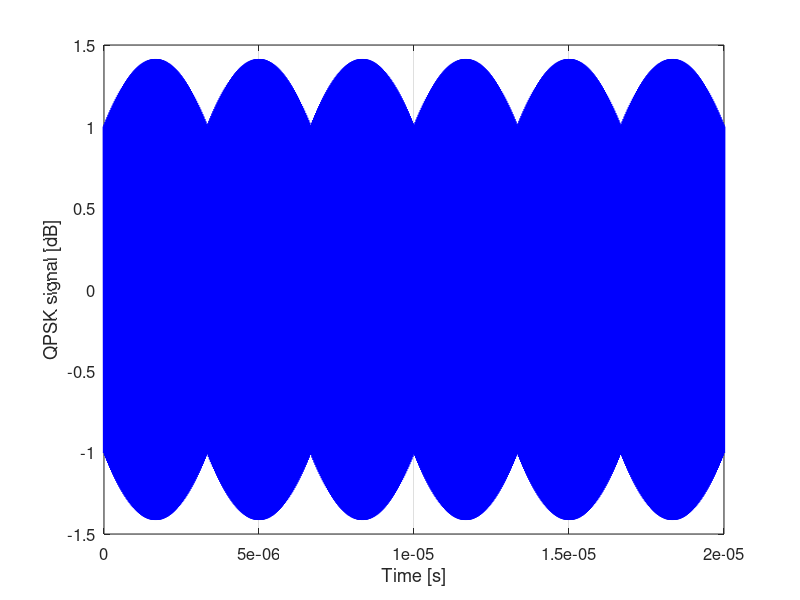

MATLAB code for this plot: (Note: this script raises an error after producing the figure.)
% Author of the time2freq and freq2time functions:
%    Andela Zaric  02/09/2012
%    date of latest revision: 07/11/2016 (by Joao Felicio)

% Author of the QPSK modulator:
%     Joao Felicio

% Author of the current program:
% Miguel Albuquerque, Escola Naval, 2022

% The current program is a SAR passive radar simulator for static targets with zero-doppler values, using QPSK transmitted signal.
% QPSK signal is created based on a sequence of bits introduced by the user.
% For the SAR passive radar: 
% .Transmitter is on board of a moving platform.
% .There are 2 static antenna receivers.
% .Transmitted signal= Sequence of bits modulated by a QPSK modulator.

% The simulator contains:
% . Doppler information, delay information, white noise addition, antennas radiation patterns influence, snell function between transmitter and receiver,
% . line of sight between transmitter-target and target-receiver and bistatic SAR processing. 



%**************** QPSK Modulator 
clear
close all
clc

%***************** INPUTS QPSK Modulator ******************
fc=30e6; %Carrier frequency, and the intermidiate frequency for calculations
c=3e8; % Speed of light 
lambda=c/fc; %Wavelength
Rb=fc/100; %Bitrate
fontsize=12;

%*******************************************

% Transmitted Signal uses this sequence of bits

sequence=[1,0,0,1,0,0,1,0,0,1,1,1]; % Introduce the sequence of bits to modulate 
Nb=length(sequence); %Number of bits
Ns=Nb/2; %Number of symbols

%Carrier
Ac=1; %Amplitude
wc=2*pi*fc;
Tc=1/fc; %Period
Tb=1/Rb; %Bit period
fs=4*fc; %Sampling frequency
t_bit=linspace(0,Tb,round(Tb*fs)); %Time base of bit

QPSK_Signal=[];
Binary_signal=[];
bit=[];
Eb=Ac^2*Tb; %Bit energy
S=Eb*Rb; %Power of QPSK signal

PolarRZ=2*sequence-1;
for ss=1:length(sequence)/2
    I=PolarRZ(2*ss-1)*Ac.*cos(wc*t_bit); %I-channel
    Q=PolarRZ(2*ss)*Ac.*sin(wc*t_bit); %Q-channel
    
    %Adding noise
    QPSK_temp=I+Q;
    
    %Modulated QPSK signal
    QPSK_Signal=[QPSK_Signal,QPSK_temp];
end

t=linspace(0,Ns*Tb,length(QPSK_Signal));


%**************** Plot QPSK signal over time
fig=figure;
set(fig,'color','white');
plot(t,QPSK_Signal,'linewidth',2,'color','b');
xlabel('Time [s]');
ylabel('QPSK signal [dB]');
set(gca,'fontsize',fontsize);
grid on;

%**************** Plot frequency spectrum of QPSK signal

 [freq_XQPSK,X_QPSK]=time2freq(QPSK_Signal,t);
 fig=figure;
 hold on
 set(fig,'color','white');
 plot(abs(freq_XQPSK),20*log10(abs(X_QPSK)),'b','linewidth',2);
 %xlim ([20e6 40e6]);
 xlabel('Frequency [Hz]');
 ylabel('QPSK Spectrum [dB]');
 set(gca,'fontsize',fontsize);
 grid on;
 hold off

%********************************************  SAR Passive Radar Simulator

%***************** INPUTS  ******************

% Frequency RF

F_rf=2.45e9; % Desired central frequency for the simulator

% Bandwith

idxx= find(20*log10(abs(X_QPSK))>-140); % Produce a cut in transmitted spectrum of 30dB
freq_XQPSK_cut=freq_XQPSK(idxx);
freq_XQPSK_cut=abs(freq_XQPSK_cut);
X_QPSK_cut=X_QPSK(idxx);
X_QPSK_cut=abs(X_QPSK_cut);

%********** Plot the part of the spectrum of QPSK signal used to transmit

 fig=figure;
 hold on
 set(fig,'color','white');
 plot(freq_XQPSK_cut,20*log10(X_QPSK_cut),'b','linewidth',2);
 xlabel('Frequency [Hz]');
 ylabel('QPSK Spectrum [dB]');
 set(gca,'fontsize',fontsize);
 grid on;
 hold off

 total_BW=max(freq_XQPSK_cut)-min(freq_XQPSK_cut); % Bandwidth of the transmitted signal

% Transmitting antenna

alpha_zero_transmit=0.2; % Introduce desired receiver antenna angle in radians
D_transmit=7; % Desired Antenna directivity in dBi

theta_3dB_transmit=sqrt(4*pi/(10^(D_transmit/10))); % Transmitter antenna HPBW
teta_flutuations_transm=theta_3dB_transmit/2; % Define the flutuation angle value, used for detection between transmitter-target


% Surveillance antenna

alpha_zero_surv=0.2; % Introduce desired receiver antenna angle in radians
D_surv=5; % Desired Antenna directivity in dBi

% Reference antenna

alpha_zeroSVref=0.87; % Introduce desired receiver antenna angle in radians
D_ref=8; % Desired Antenna directivity in dBi

% snell function

theta_3dB_surv=sqrt(4*pi/(10^(D_surv/10))); % Surveillance Antenna HPBW
teta_flutuations_reflec=theta_3dB_surv/2; % Define the flutuation angle value, used for detection between target-surveillance antenna


%**************** Define targets, Surveillance area and radar positions

% White Noise addition 

SNR=30; % Introduce white noise SNR value, applied to surveillance signal


% Define surveillance area and targets
Lp=1; % Pixel length
Nx= zeros(1,400); % dimension in x, horizontal of surveillance area
Ny= zeros(400,1); % dimension in y, vertical  of surveillance area
AoI=Nx.*Ny; % Surveillance area

% Horizontal targets
AoI(20,(250:300)) = 1; % define targets, set row 4, from column 7-10 to 1.
normal_ntarget1=[0 -1]; % Introduce a normal vector to the targets, used for angles calculations

% Receiver antenna position

% Surveillance antenna coordinates
X_receiver=400;
Y_receiver=400;

% Reference antenna coordinates

X_receiverref=400;
Y_receiverref=400;

% Transmitter antenna x coordinate

X_transmitter=400;


% Transmitter antenna y coordinate, by defining platform moovement along y
% axis

number_stops=400; % Desired Number of times for radar transmission
Vr=250; % platform velocity in meters/second


distance=length(Ny)*Lp; % Area dimension in meters
total_time=distance/Vr; % Time spended by the platform to get across the area dimension in seconds
time_waypoints=total_time/number_stops; % Time between transmissions
waypoints=[1:Vr*time_waypoints:distance]; % Y coordinates for radar transmissions
waypoints=round(waypoints);

%%
%***************** Targets detection code  ******************


surv_matrix=zeros(length(X_QPSK_cut),length(waypoints)); % Define surveillance Signal matrix
ref_matrix=zeros(length(X_QPSK_cut),length(waypoints)); % Define Reference Signal matrix


for i=1:numel(waypoints) % For each waypoint
    Y_transmitter = waypoints(i);

   for xx=1:400
    for yy=1:400
         if AoI(xx,yy) ~= 0 % Target detection
            X_target= xx;
            Y_target= yy;
            VTransmitter_target=[X_target-X_transmitter Y_target-Y_transmitter]; % Vector transmitter-target
            Vectors_product=dot( VTransmitter_target,normal_ntarget1)/(norm(VTransmitter_target)*norm(normal_ntarget1));
            angle_transmitter =180-acosd(Vectors_product); % angle between transmitter-target
            VTarget_receiver=[X_target-X_receiver Y_target-Y_receiver]; % Vector Target-receiver
            Vectors_product=dot( VTarget_receiver,normal_ntarget1)/(norm(VTarget_receiver)*norm(normal_ntarget1));
            angle_receiver =acosd(Vectors_product); % angle between target-receiver
            Vectors_product_2= Colin_vectors(VTransmitter_target,VTarget_receiver);
            status=snell_function(angle_transmitter,angle_receiver,teta_flutuations_reflec,teta_flutuations_transm,Vectors_product_2);
            Pr = LoS_receiver(X_receiver,Y_receiver,X_target,Y_target,AoI); % Line of sight between target-receiver
            Pt = LoS_transmitter(X_transmitter,Y_transmitter,X_target,Y_target,AoI); % Line of sight between transmitter-target

           
                 if status ==1 & Pt ==1 & Pr ==1 % SAR Passive detection

                        Wi_ref = RXGaussian_ref(X_receiverref,Y_receiverref,X_transmitter,Y_transmitter,alpha_zeroSVref,D_ref); % Reference antenna radiation pattern
                        Wi_Surv= RXGaussian(X_receiver,Y_receiver,X_target,Y_target,alpha_zero_surv,D_surv); % Surveillance antenna radiation pattern
                        Wi_transmit=RXGaussian_transmit(X_target,Y_target,X_transmitter,Y_transmitter,alpha_zero_transmit,D_transmit); % Transmitter antenna radiation pattern
                        R1=sqrt( (X_transmitter-X_target).^2 + (Y_transmitter-Y_target).^2); % Distance transmitter-target in meters
                        R2=sqrt( (X_receiver-X_target).^2 + (Y_receiver-Y_target).^2); % Distance Receiver-target in meters
                        Rd=sqrt( (X_receiverref-X_transmitter).^2 + (Y_receiverref-Y_transmitter).^2); % Distance Transmitter-Receiver in meters
                        k0=(2*pi*freq_XQPSK_cut)/c; % Wave index variable in radians
                        V=Vr*cosd(90-angle_transmitter); % Platform velocity for doppler information
                        lambda2=c./F_rf; % Wavelength in meters
                        fB=V./lambda2; % Convert speed to doppler shift in Hz
                        Kd=(2*pi*fB)/c; % Surveillance Doppler information
                        fB_ref=Vr./lambda2; % Convert speed to doppler shift in Hz
                        kd_ref=(2*pi*fB_ref)/c; % Reference Doppler information
                        doppler_freqSurv=freq_XQPSK_cut+fB; % Surveillance Doppler frequency
                        doppler_freqRef=freq_XQPSK_cut+fB_ref; % Reference Doppler frequency
                        Surveillance_SignalFD=Wi_Surv.*(1/(R1+R2))*X_QPSK_cut.*exp(-1*j*(k0+Kd)*(R1+R2)); % Surveillance Signal frequency domain
                        Surveillance_SignalFD=awgn(Surveillance_SignalFD,SNR,'measured'); % Introduce white gaussian Noise
                        surv_matrix(:,i)=Surveillance_SignalFD;  % Surveillance Signal of entire detections in frequency domain
                        Reference_SignalFD=Wi_ref.*(1/Rd)*X_QPSK_cut.*exp(-1*j*(k0+kd_ref)*Rd); % Reference Signal frequency domain
                        ref_matrix(:,i)=Reference_SignalFD; % Reference Signal of entire detections in frequency domain
                        fprintf('\n Coordenadas do avião(%d,%d)',X_transmitter,Y_transmitter);
                        fprintf('\n Coordenadas do alvo(%d,%d)',X_target,Y_target);
                        fprintf('\n Distância transmissor-alvo R1 %4.2f metros',R1);
                        fprintf('\n Distância alvo-recetor R2 %4.2f metros',R2);
                        fprintf('\n Distância transmissor-recetor Rd %4.2f metros',Rd);
                     continue
                      
                 end   

            end
             
         end
   end
end



%***************** Spectrum formation of both signals ******************
figure;
ic=find(~all(surv_matrix==0));
hL=plot(abs(doppler_freqSurv),abs(surv_matrix(:,ic)));
hLg=legend('1 coluna do avião','2 coluna do avião','3 coluna do avião','4 coluna do avião','5 coluna do avião','6 coluna do avião','7 coluna do avião');
title('Surveillance Spectrum');

figure;
ic=find(~all(ref_matrix==0));
hL=plot(abs(doppler_freqRef),abs(ref_matrix(:,ic)));
hLg=legend('1 coluna do avião','2 coluna do avião','3 coluna do avião','4 coluna do avião','5 coluna do avião','6 coluna do avião','7 coluna do avião');
title('Reference Spectrum');
%***************** Data Visualization of both signals  ******************

figure;
contour(waypoints,doppler_freqSurv,20*log10(abs(surv_matrix)));
colorbar;
xlabel('Waypoints (m)');
ylabel('Frequency (Hz)');
title('Surveillance matrix contour');

figure;
contour(waypoints,doppler_freqRef,20*log10(abs(ref_matrix)));
colorbar;
xlabel('Waypoints (m)');
ylabel('frequency (Hz)');
ylim([2.7e7 3.3e7])
title('Reference matrix contour');

figure;
imagesc(waypoints,doppler_freqSurv,20*log10(abs(surv_matrix)));
title('Surveillance Signal Raw Data');
colorbar;
xlabel('Waypoints (m)');
ylabel('Frequency Signal (Hz)');
xlim([0 400]);

figure;
imagesc(waypoints,doppler_freqRef,20*log10(abs(ref_matrix)));
title('Reference Signal Raw Data');
colorbar;
xlabel('Waypoints (m)');
ylabel('Frequency Signal (Hz)');
xlim([0 400]);

%***************** Signals Time Domain Calculation  ******************

[n, m]   = size(surv_matrix);
[n2, m2] = size(ref_matrix);

 [time_SS,Surveillance_Signal]=freq2time(m,doppler_freqSurv);

 [time_RS,Reference_Signal]=freq2time(m2,doppler_freqRef);




%***************** Signals Correlation Calculation  ******************



afmag3   = cell(m, m2);
delay3   = cell(m, m2);
doppler3 = cell(m, m2);
for i=1:m
    S = surv_matrix(:,i);      % Surveillance of cut signal
    for ii=1:m2
        R = ref_matrix(:,ii);  % Reference of cut signal
        [tmp, delay3{i, ii}, doppler3{i, ii}] = ambgfun(R, S, fs, [1e6 1e6]);
        afmag3{i, ii} = max(1, tmp);
    end
end



%**************** Calculate Reference and Surveillance Signals in Time Domain  

[time_RS,Reference_Signal]=freq2time(Reference_SignalFD,doppler_freqRef);
[time_SS,Surveillance_Signal]=freq2time(Surveillance_SignalFD,doppler_freqSurv);


%**************** Select Reference and Surveillance Signals Samples Time Domain 

% Plot signals in Time Domain
plot(time_RS,abs(Reference_Signal));
hold on
plot(time_SS,abs(Surveillance_Signal));
legend('Reference Signal','Surveillance Signal');


% Frequency
plot(abs(doppler_freqSurv),abs(Surveillance_SignalFD));
hold on;
plot(abs(doppler_freqRef),abs(Reference_SignalFD));
plot(abs(freq_XQPSK_cut),abs(X_QPSK_cut));
legend('Surveillance Signal','Reference Signal','QPSK');
xlabel('freq (Hz)');
ylabel('Spectrum');
title('Frequency domain');

% Time delay cut

k=find(time_RS>-1.95e-4 & time_RS<-1.89e-4);
Reference_SignalCut=Reference_Signal(29869:65838);

k2=find(time_SS>-1.95e-4 & time_SS<-1.89e-4);
Surveillance_SignalCut=Surveillance_Signal(29869:65838);



%************* Calculate ambiguity and cross-ambiguity functions-time delay

%Reference_Signal ambiguity function
[afmag,delay] = ambgfun(Reference_SignalCut,fs,1e6,'Cut','Doppler');
afmag = afmag*1; % Select plot gain *1
afmag(afmag>1 )= 1;

 %Surveillance_Signal ambiguity function
[afmag2,delay2] = ambgfun(Surveillance_SignalCut,fs,1e6,'Cut','Doppler');
afmag2 = afmag2*1; % Select plot gain *1
afmag2(afmag2>1 )= 1;

%Cross-ambiguity
[afmag3,delay3] = ambgfun(Reference_SignalCut,Surveillance_SignalCut,fs,[1e6 1e6],'Cut','Doppler');
afmag3 = afmag3*1; % Select plot gain *1
afmag3(afmag3>1 )= 1;


%*********** Calculate ambiguity and cross-ambiguity functions-doppler delay


%Reference_Signal ambiguity function
[afmag,doppler] = ambgfun(Reference_SignalCut,fs,1e6,'Cut','Delay');
afmag = afmag*1; % Select plot gain *1
afmag(afmag>1 )= 1;

 %Surveillance_Signal ambiguity function
[afmag2,doppler2] = ambgfun(Surveillance_SignalCut,fs,1e6,'Cut','Delay');
afmag2 = afmag2*1; % Select plot gain *1
afmag2(afmag2>1 )= 1;

%Cross-ambiguity
[afmag3,doppler3] = ambgfun(Reference_SignalCut,Surveillance_SignalCut,fs,[1e6 1e6],'Cut','Delay');
afmag3 = afmag3*1; % Select plot gain *1
afmag3(afmag3>1 )= 1;

%************* Calculate ambiguity and cross-ambiguity functions-time and doppler delay

%Reference_Signal ambiguity function
[afmag,delay,doppler] = ambgfun(Reference_SignalCut,fs,1e6);
afmag = afmag*1; % Select plot gain *1
afmag(afmag>1 )= 1;

 %Surveillance_Signal ambiguity function
[afmag2,delay2,doppler2] = ambgfun(Surveillance_SignalCut,fs,1e6);
afmag2 = afmag2*1; % Select plot gain *1
afmag2(afmag2>1 )= 1;

%Cross-ambiguity
[afmag3,delay3,doppler3] = ambgfun(Reference_SignalCut,Surveillance_SignalCut,fs,[1e6 1e6]);
afmag3 = afmag3*1; % Select plot gain *1
afmag3(afmag3>1 )= 1;


%**************** Plot ambiguity and cross-ambiguity functions time delay


%Plot Ambiguity Function of Sref
[pks1, index] = max(afmag);
xMax = delay(index);
yMax = pks1;
subplot(3,2,1)
plot(delay,afmag,'LineStyle','-.'); 
hold on
%plot3(delay(pks1,index),afmag(pks1,index), pks1, '^r')
textString = sprintf('(%f, %f)', xMax, yMax);
text(xMax, yMax,textString,"Color",'b','FontSize',10);
hold off
shading interp;
xlim auto;
grid on; 
colorbar;
xlabel('Delay \tau (s)');
ylabel('Ambiguity Function Magnitude');
title('Ambiguity Function Sref');


%Plot Ambiguity Function of Sr
[pks2,index2] = max(afmag2);
xMax2 = delay2(index2);
yMax2 = pks2;
subplot(3,2,2)   
plot(delay2,afmag2,'LineStyle','-'); 
hold on
%plot3(delay2(pks2,index2), afmag2(pks2,index2), pks2, '^r')
textString2 = sprintf('(%f, %f)', xMax2, yMax2);
text(xMax2, yMax2,textString2,"Color",'b','FontSize',10);
hold off
shading interp;
xlim auto;
grid on; 
colorbar;
xlabel('Delay \tau (us)');
ylabel('Ambiguity Function Magnitude');
title('Ambiguity Function Sr');


% Plot cross-ambiguity function of Sref and Sr

[pks3,index3] = max(afmag3);
xMax3 = delay3(index3);
yMax3 = pks3;
subplot(3,2,3)
plot(delay3,afmag3,'LineStyle','-'); 
hold on
%plot3(delay3(pks3,index3), afmag3(pks3,index3), pks3, '^r')
textString3 = sprintf('(%f, %f)', xMax3, yMax3);
text(xMax3, yMax3,textString3,"Color",'b','FontSize',10);
hold off
shading interp;
xlim auto;
grid on; 
colorbar;
xlabel('Delay \tau (s)');
ylabel('Ambiguity Function Magnitude');
title('Cross-ambiguity');


% Plot ambiguity function of Sref, Sr and cross-ambiguity

subplot(3,2,4)
plot(delay,afmag,'LineStyle','-.','Color','b'); % Green Sref
hold on
plot(delay2, afmag2,'LineStyle','-','Color','r'); % Red Sr
plot(delay3, afmag3,'LineStyle','--','Color','g'); % blue cross-ambiguity 
hold off
xlim auto;
grid on; 
colorbar;
xlabel('Delay \tau (s)');
ylabel('Ambiguity Function Magnitude');
title('Sref, Sr and cross-ambiguity');
legend('Sref','Sr','cross-ambiguity');



%**************** Plot ambiguity and cross-ambiguity functions doppler delay

%Plot Ambiguity Function of Sref
[pks1, index] = max(afmag);
xMax = doppler(index);
yMax = pks1;
subplot(3,2,1)
plot(doppler,afmag,'LineStyle','-.'); 
hold on
%plot3(doppler(pks1,index),afmag(pks1,index), pks1, '^r')
textString = sprintf('(%f, %f)', xMax, yMax);
text(xMax, yMax,textString,"Color",'b','FontSize',10);
hold off
shading interp;
xlim auto;
grid on; 
colorbar;
xlabel('Doppler (Hz)');
ylabel('Ambiguity Function Magnitude');
title('Ambiguity Function Sref');


%Plot Ambiguity Function of Sr
[pks2,index2] = max(afmag2);
xMax2 = doppler2(index2);
yMax2 = pks2;
subplot(3,2,2)   
plot(doppler2,afmag2,'LineStyle','-'); 
hold on
%plot3(doppler2(pks2,index2), afmag2(pks2,index2), pks2, '^r')
textString2 = sprintf('(%f, %f)', xMax2, yMax2);
text(xMax2, yMax2,textString2,"Color",'b','FontSize',10);
hold off
shading interp;
xlim auto;
grid on; 
colorbar;
xlabel('Doppler (Hz)');
ylabel('Ambiguity Function Magnitude');
title('Ambiguity Function Sr');


% Plot cross-ambiguity function of Sref and Sr

[pks3,index3] = max(afmag3);
xMax3 = doppler3(index3);
yMax3 = pks3;
subplot(3,2,3)
plot(doppler3,afmag3,'LineStyle','-'); 
hold on
textString3 = sprintf('(%f, %f)', xMax3, yMax3);
text(xMax3, yMax3,textString3,"Color",'b','FontSize',10);
hold off
shading interp;
xlim auto;
grid on; 
colorbar;
xlabel('Doppler (Hz)');
ylabel('Ambiguity Function Magnitude');
title('Cross-ambiguity');


% Plot ambiguity function of Sref, Sr and cross-ambiguity

subplot(3,2,4)
plot(doppler,afmag,'LineStyle','-.','Color','b'); % Green Sref
hold on
plot(doppler2, afmag2,'LineStyle','-','Color','r'); % Red Sr
plot(doppler3, afmag3,'LineStyle','--','Color','g'); % blue cross-ambiguity 
hold off
xlim ([0.5e6 1.2e6]);
grid on; 
colorbar;
xlabel('Doppler (Hz)');
ylabel('Ambiguity Function Magnitude');
title('Sref, Sr and cross-ambiguity');
legend('Sref','Sr','cross-ambiguity');

%**************** Plot ambiguity and cross-ambiguity functions time and doppler delay

%Plot Ambiguity Function of Sref
subplot(3,2,1)
surf(delay,doppler,afmag,'LineStyle','-.');
shading interp;
axis([-0.5e-5 0.5e-5 -10000 10000]); 
grid on; 
view([140,35]); 
colorbar;
xlabel('Doppler (Hz)');
ylabel('Ambiguity Function Magnitude');
title('Ambiguity Function Sref');


%Plot Ambiguity Function of Sr
subplot(3,2,2)
surf(delay2,doppler2,afmag2,'LineStyle','-.');
shading interp;
axis([-0.5e-5 0.5e-5 -10000 10000]); 
grid on; 
view([140,35]); 
colorbar;
xlabel('Doppler (Hz)');
ylabel('Ambiguity Function Magnitude');
title('Ambiguity Function Sref');


% Plot cross-ambiguity function of Sref and Sr

subplot(3,2,3)
surf(delay3,doppler3,afmag3,'LineStyle','-.');
shading interp;
axis([-0.5e-5 0.5e-5 -10000 10000]); 
grid on; 
view([140,35]); 
colorbar;
xlabel('Doppler (Hz)');
ylabel('Ambiguity Function Magnitude');
title('Ambiguity Function Sref');




